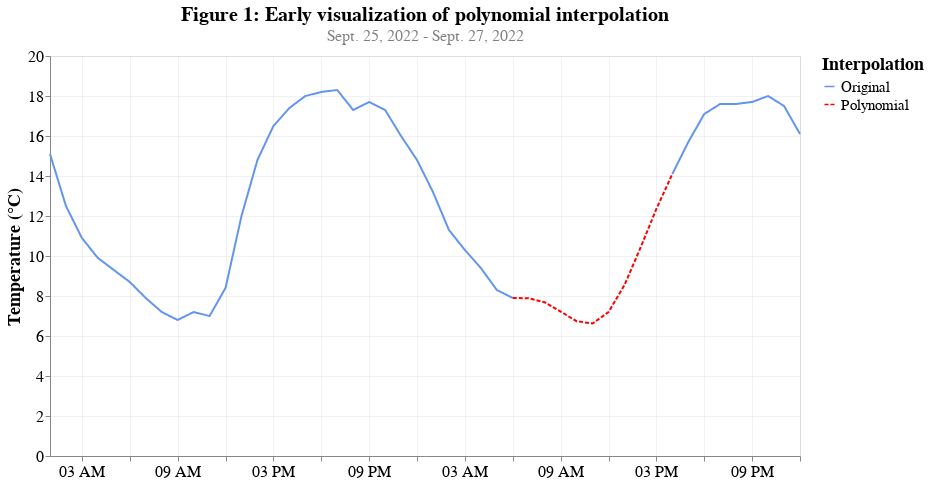

Notebook source saved alongside this figure:
### Code cell
test3['data']='Polynomial' 
test4['data']='Original'
res=pd.concat([test4.loc['2022-05-25 01:00:00':'2022-05-27 00:00:00'][['temp','data']]
               ,test3.loc['2022-05-26 06:00:00':'2022-05-26 16:00:00'][['temp','data']]])

range_=['cornflowerblue','red',]
domain = ['Original','Polynomial']
alt.Chart(res.reset_index(), height=400, width=700).mark_line().encode(
alt.X('time',title=None),
alt.Y('temp', axis=alt.Axis(title='Temperature (°C)')
     ),
color=alt.Color('data',legend=alt.Legend(title='Interpolation'), scale=alt.Scale(domain=domain, range=range_)
               ),
    strokeDash=alt.StrokeDash('data',legend=None),
    strokeWidth=alt.condition(
        "datum.data == 'actual'",
        alt.value(3),
        alt.value(2))       
).properties(
    height=400,
    width=750,
    title={
      "text": ['Figure 1: Early visualization of polynomial interpolation'], 
      "subtitle": ["Sept. 25, 2022 - Sept. 27, 2022"],
      "color": "black",
      "subtitleColor": "gray"
    }
).configure_title(
    fontSize=20,
    subtitleFontSize=16
).configure_axisY(
    labelFontSize=16,
    titleFontSize=18,
    gridOpacity=.4
).configure_axisX(
    labelFontSize=16,
    titleFontSize=18,
    gridOpacity=.4
).configure_legend(
titleFontSize=18,
labelFontSize=15
)

### Figure 1 — Vega-Lite specification as saved in the notebook (floating-point values rounded to 4 significant figures)
{"config": {"view": {"continuousWidth": 400, "continuousHeight": 300}, "axisX": {"gridOpacity": 0.4, "labelFontSize": 16, "titleFontSize": 18}, "axisY": {"gridOpacity": 0.4, "labelFontSize": 16, "titleFontSize": 18}, "legend": {"labelFontSize": 15, "titleFontSize": 18}, "title": {"fontSize": 20, "subtitleFontSize": 16}}, "data": {"name": "data-ea8b2b510bb27fd4305352904b367d5c"}, "mark": "line", "encoding": {"color": {"field": "data", "legend": {"title": "Interpolation"}, "scale": {"domain": ["Original", "Polynomial"], "range": ["cornflowerblue", "red"]}, "type": "nominal"}, "strokeDash": {"field": "data", "legend": null, "type": "nominal"}, "strokeWidth": {"condition": {"value": 3, "test": "datum.data == 'actual'"}, "value": 2}, "x": {"field": "time", "title": null, "type": "temporal"}, "y": {"axis": {"title": "Temperature (°C)"}, "field": "temp", "type": "quantitative"}}, "height": 400, "title": {"text": ["Figure 1: Early visualization of polynomial interpolation"], "subtitle": ["Sept. 25, 2022 - Sept. 27, 2022"], "color": "black", "subtitleColor": "gray"}, "width": 750, "$schema": "https://vega.github.io/schema/vega-lite/v4.17.0.json", "datasets": {"data-ea8b2b510bb27fd4305352904b367d5c": [{"time": "2022-05-25T01:00:00", "temp": 15.1, "data": "Original"}, {"time": "2022-05-25T02:00:00", "temp": 12.5, "data": "Original"}, {"time": "2022-05-25T03:00:00", "temp": 10.9, "data": "Original"}, {"time": "2022-05-25T04:00:00", "temp": 9.9, "data": "Original"}, {"time": "2022-05-25T05:00:00", "temp": 9.3, "data": "Original"}, {"time": "2022-05-25T06:00:00", "temp": 8.7, "data": "Original"}, {"time": "2022-05-25T07:00:00", "temp": 7.9, "data": "Original"}, {"time": "2022-05-25T08:00:00", "temp": 7.2, "data": "Original"}, {"time": "2022-05-25T09:00:00", "temp": 6.8, "data": "Original"}, {"time": "2022-05-25T10:00:00", "temp": 7.2, "data": "Original"}, {"time": "2022-05-25T11:00:00", "temp": 7.0, "data": "Original"}, {"time": "2022-05-25T12:00:00", "temp": 8.4, "data": "Original"}, {"time": "2022-05-25T13:00:00", "temp": 12.0, "data": "Original"}, {"time": "2022-05-25T14:00:00", "temp": 14.8, "data": "Original"}, {"time": "2022-05-25T15:00:00", "temp": 16.5, "data": "Original"}, {"time": "2022-05-25T16:00:00", "temp": 17.4, "data": "Original"}, {"time": "2022-05-25T17:00:00", "temp": 18.0, "data": "Original"}, {"time": "2022-05-25T18:00:00", "temp": 18.2, "data": "Original"}, {"time": "2022-05-25T19:00:00", "temp": 18.3, "data": "Original"}, {"time": "2022-05-25T20:00:00", "temp": 17.3, "data": "Original"}, {"time": "2022-05-25T21:00:00", "temp": 17.7, "data": "Original"}, {"time": "2022-05-25T22:00:00", "temp": 17.3, "data": "Original"}, {"time": "2022-05-25T23:00:00", "temp": 16.0, "data": "Original"}, {"time": "2022-05-26T00:00:00", "temp": 14.8, "data": "Original"}, {"time": "2022-05-26T01:00:00", "temp": 13.2, "data": "Original"}, {"time": "2022-05-26T02:00:00", "temp": 11.3, "data": "Original"}, {"time": "2022-05-26T03:00:00", "temp": 10.3, "data": "Original"}, {"time": "2022-05-26T04:00:00", "temp": 9.4, "data": "Original"}, {"time": "2022-05-26T05:00:00", "temp": 8.3, "data": "Original"}, {"time": "2022-05-26T06:00:00", "temp": 7.9, "data": "Original"}, {"time": "2022-05-26T07:00:00", "temp": null, "data": "Original"}, {"time": "2022-05-26T08:00:00", "temp": null, "data": "Original"}, {"time": "2022-05-26T09:00:00", "temp": null, "data": "Original"}, {"time": "2022-05-26T10:00:00", "temp": null, "data": "Original"}, {"time": "2022-05-26T11:00:00", "temp": null, "data": "Original"}, {"time": "2022-05-26T12:00:00", "temp": 7.2, "data": "Original"}, {"time": "2022-05-26T13:00:00", "temp": null, "data": "Original"}, {"time": "2022-05-26T14:00:00", "temp": null, "data": "Original"}, {"time": "2022-05-26T15:00:00", "temp": null, "data": "Original"}, {"time": "2022-05-26T16:00:00", "temp": 14.1, "data": "Original"}, {"time": "2022-05-26T17:00:00", "temp": 15.7, "data": "Original"}, {"time": "2022-05-26T18:00:00", "temp": 17.1, "data": "Original"}, {"time": "2022-05-26T19:00:00", "temp": 17.6, "data": "Original"}, {"time": "2022-05-26T20:00:00", "temp": 17.6, "data": "Original"}, {"time": "2022-05-26T21:00:00", "temp": 17.7, "data": "Original"}, {"time": "2022-05-26T22:00:00", "temp": 18.0, "data": "Original"}, {"time": "2022-05-26T23:00:00", "temp": 17.5, "data": "Original"}, {"time": "2022-05-27T00:00:00", "temp": 16.1, "data": "Original"}, {"time": "2022-05-26T06:00:00", "temp": 7.9, "data": "Polynomial"}, {"time": "2022-05-26T07:00:00", "temp": 7.885, "data": "Polynomial"}, {"time": "2022-05-26T08:00:00", "temp": 7.687, "data": "Polynomial"}, {"time": "2022-05-26T09:00:00", "temp": 7.222, "data": "Polynomial"}, {"time": "2022-05-26T10:00:00", "temp": 6.74, "data": "Polynomial"}, {"time": "2022-05-26T11:00:00", "temp": 6.624, "data": "Polynomial"}, {"time": "2022-05-26T12:00:00", "temp": 7.2, "data": "Polynomial"}, {"time": "2022-05-26T13:00:00", "temp": 8.546, "data": "Polynomial"}, {"time": "2022-05-26T14:00:00", "temp": 10.4, "data": "Polynomial"}, {"time": "2022-05-26T15:00:00", "temp": 12.36, "data": "Polynomial"}, {"time": "2022-05-26T16:00:00", "temp": 14.1, "data": "Polynomial"}]}}
